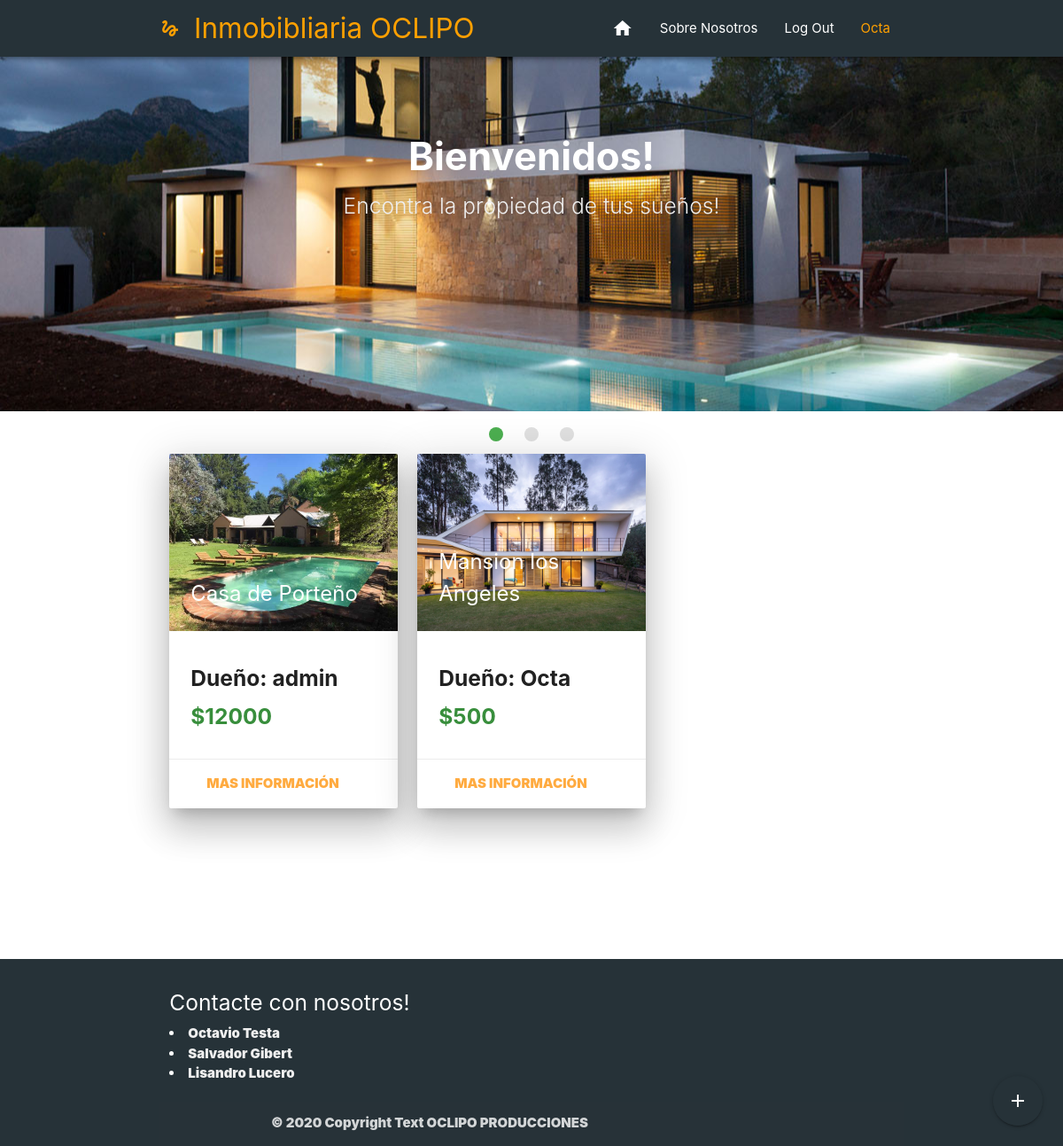
The app's page / (signed in) with its own data.
### Inmobibliaria/models.py (models this page shows, shortened)
class Propiedad(models.Model):
    usuario = models.ForeignKey(User, on_delete=models.CASCADE, null=False)
    titulo = models.CharField(max_length=20)
    precio = models.IntegerField()
    ubicacion = models.ForeignKey('Ubicacion', on_delete=models.CASCADE, null=False)
    barrio = models.CharField(max_length=30)
    calle = models.CharField(max_length=30)
    numero = models.IntegerField()
    tipo = models.CharField(max_length=12,choices=TIPO_CHOICES)
    estado = models.CharField(max_length=8,choices=STATUS_CHOICES)
    habitaciones = models.IntegerField()
    baños = models.IntegerField()
    tamaño = models.IntegerField()
    descripcion = models.TextField(max_length=2000)
    fecha = models.DateTimeField(auto_now_add=True)

### Inmobibliaria/views.py (the view)
# urls.py: path('', homeview, name = "home"),
def homeview(request):
    propiedades = Propiedad.objects.all().order_by('-fecha')
    imagenes = []#Array donde voy a guardar las imagenes
    for pro in propiedades: #Itero los libros
        imagen = Imagen.objects.filter(propiedad=pro).first() #Geteo la primera imagen que corresponda a ese libro
        imagenes.append(imagen.foto) #Agrego su nombre
    return render(request, "Inmobibliaria/home.html",{'propiedades':propiedades, 'imagenes':imagenes})

### Inmobibliaria/templatetags/index.py (called while the page is built)
@register.filter
def index(indexable, i):
    return indexable[i]

### Inmobibliaria/templates/Inmobibliaria/home.html (shortened to what this page needs)
{% extends 'Inmobibliaria/base.html' %}
{% block content %}
{% include 'Inmobibliaria/imagenes.html' %}
{% if user.is_authenticated %}
<div class="fixed-action-btn">
    <a class="btn-floating btn-large red modal-trigger pulse blue-grey darken-4" href="formulario/">
        <i class="large material-icons">add</i>
    </a>
</div>
{% endif %}
<div class="container ">
    <div class="row">
        {% load index %}
        {% for pro in propiedades %}
        <div class="col s12 m4">
            <div class="card z-depth-5">
                <div class="card-image ">
                    <img class="materialboxed" src="media/{{ imagenes|index:forloop.counter0 }}" width="200"
                         height="200">
                    <span class="card-title text-darken-2 "><b>{{pro.titulo}}<b/></span>
                </div>
                <div class="card-content">
                    <h5 class="truncate"><b> Dueño: {{pro.usuario}} </b></h5>
                    <h5 class="truncate  green-text text-darken-2"><b>${{pro.precio}}<b/></h5>
                </div>
                <div class="card-action center-align">
                    <a href="propiedad/{{pro.id}}">Mas Información</a>
                </div>
            </div>
        </div>
        {% endfor %}
    </div>
</div>
<br>
<br>
<br>
<br>
<br>
<br>
<footer class="page-footer blue-grey darken-4 ">
    <div class="container">
        <div class="row">
            <div class="col l6 s12">
                <h5 class="white-text">Contacte con nosotros!</h5>
                <li><a class="grey-text text-lighten-3" href="https://www.instagram.com/octa.testa/"> Octavio Testa</a>
                </li>
                <li><a class="grey-text text-lighten-3" href="https://www.instagram.com/salvagibert/"> Salvador
                    Gibert</a></li>
                <li><a class="grey-text text-lighten-3" href="https://www.instagram.com/licholucero_/"> Lisandro
                    Lucero</a></li>
            </div>
        </div>
        <div class="footer-copyright">
            <div class="container">
                © 2020 Copyright Text OCLIPO PRODUCCIONES
            </div>
        </div>
</footer>
{% endblock %}

### Inmobibliaria/templates/Inmobibliaria/navbar.html (shortened to what this page needs)
{% load static %}
<div class="navbar-fixed  ">
    <nav class="blue-grey darken-4 z-depth-2 ">
      <div class="nav-wrapper container ">
        <a class="brand-logo text-warning amber-text text-darken-2" href="{% url "home" %}" ><i class="medium material-icons ">gesture</i>Inmobibliaria OCLIPO</a>
        <ul id="nav-mobile" class="right hide-on-med-and-down text-warning">
          <li><a href="/" ><i class="medium material-icons  ">home</i></a>
          <li><a href="" class="">Sobre Nosotros</a></li>
{% if user.is_authenticated %}
            <li><a href="/logout" class="">Log Out</a></li>
            <li><a  class="amber-text text-darken-2">{{user.username}}</a></li>
{% else %}
            <li><a href="/login" class="">Sign Up</a></li>
            <li><a href="/register" class="">Register</a></li>
{% endif %}
        </ul>
      </div>
    </nav>
  </div>

### records on screen
Propiedad: shows a picture, titulo "Casa de Porteño", usuario "admin", precio "12000"
Propiedad: shows a picture, titulo "Mansion los Angeles", usuario "Octa", precio "500"

### other values on screen
{{ user.username }} "Octa"
